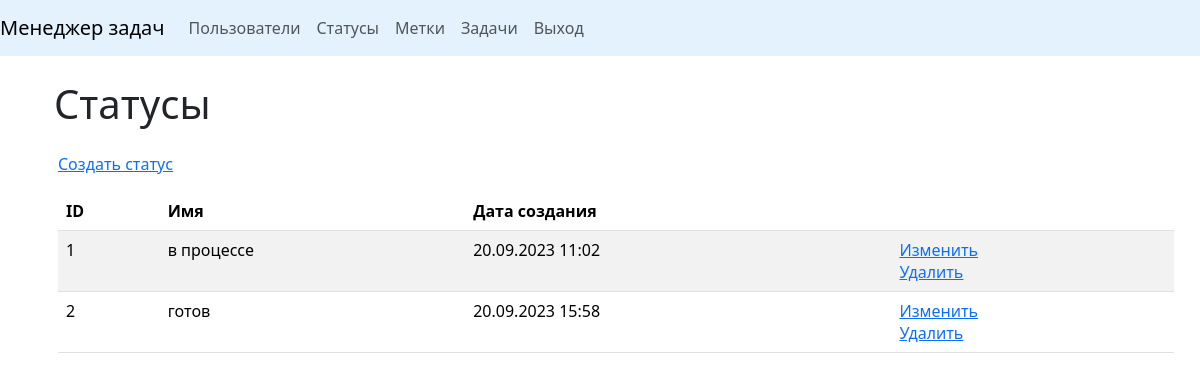
/statuses/ (signed in), run on the app's committed database.
### task_manager/statuses/models.py (models this page shows, shortened)
class Status(models.Model):
    name = models.CharField(
        max_length=150,
        unique=True,
        blank=False,
        verbose_name=_('Name'),
    )
    date_created = models.DateTimeField(
        auto_now_add=True,
        verbose_name=_('Creation date')
    )
    class Meta:
        verbose_name = _('Status')
        verbose_name_plural = _('Statuses')

### task_manager/statuses/views.py (the view)
# urls.py: path('', StatusesListView.as_view(), name='statuses'),
class StatusesListView(UserLoginRequiredMixin, ListView):
    template_name = 'statuses/statuses.html'
    model = Status
    context_object_name = 'statuses'
    extra_context = {
        'title': _('Statuses')
    }

### task_manager/mixins.py (called while the page is built)
    def dispatch(self, request, *args, **kwargs):
        if not request.user.is_authenticated:
            messages.error(request, self.auth_message)
            return redirect(reverse_lazy('login'))
        return super().dispatch(request, *args, **kwargs)

### task_manager/templates/statuses/statuses.html (shortened to what this page needs)
{% extends "base.html" %}
{% load django_bootstrap5 %}
{% load i18n %}
{% block content %}
<div class="container wrapper flex-grow-1">
    <h1 class="my-4">{{ title }}</h1>
</div>
<div class="link m-3">
    <a class="link-opacity-100" href="{% url 'create_status' %}">{% trans 'Create status' %}</a>
</div>
    <table class="table table-striped m-3">
        <thead class="thead-dark">
            <tr>
                <th>ID</th>
                <th>{% trans 'Name' %}</th>
                <th>{% trans 'Creation date' %}</th>
                <th></th>
            </tr>
        </thead>
        <tbody>
            {% if statuses %}
                {% for status in statuses %}
                    <tr>
                        <td>{{ status.id }}</td>
                        <td>{{ status.name }}</td>
                        <td>{{ status.date_created|date:"d.m.Y H:i" }}</td>
                        <td>
                          <a href="{% url 'update_status' status.id %}">{% trans 'Update' %}</a>
                          <br>
                          <a href="{% url 'delete_status' status.id %}">{% trans 'Delete' %}</a>
                        </td>
                    </tr>
                {% endfor %}
            {% endif %}
        </tbody>
    </table>
{% endblock content %}

### data on the page
Status: id "1", name "в процессе", date_created "20.09.2023 11:02"
Status: id "2", name "готов", date_created "20.09.2023 15:58"

### other printed values
{{ title }} "Статусы"
